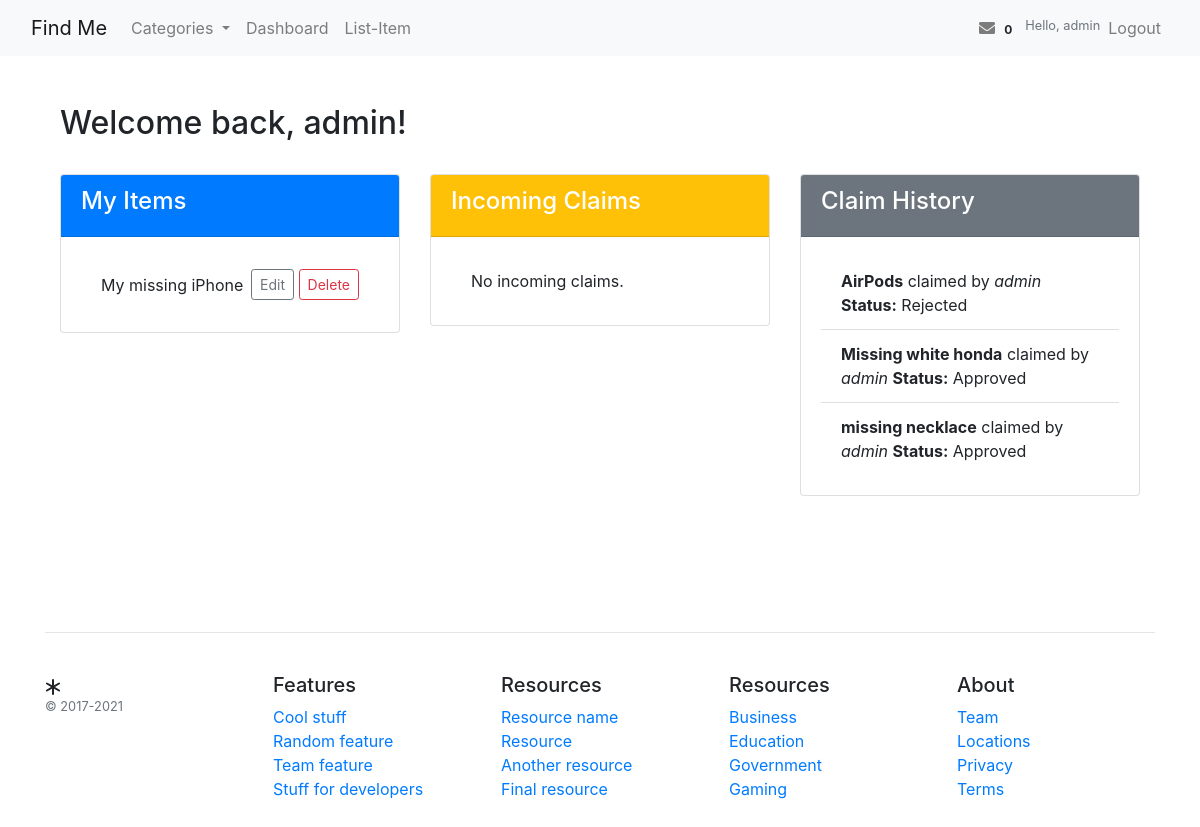
Page /accounts/dashboard/ (signed in) on the committed database.
### items/models.py (models this page shows, shortened)
class Item(models.Model):
    STATUS_CHOICES = (
        ('lost', 'Lost'),
        ('found', 'Found'),
    )
    title = models.CharField(max_length=200)
    description = models.TextField()
    category = models.ForeignKey(Category, on_delete=models.CASCADE, related_name='items')
    status = models.CharField(max_length=5, choices=STATUS_CHOICES, default='lost')
    owner = models.ForeignKey(settings.AUTH_USER_MODEL, on_delete=models.CASCADE, related_name='items')
    date_posted = models.DateTimeField(default=timezone.now)
    image = models.ImageField(upload_to='item_images/', blank=True)
    location = models.CharField(max_length=255, blank=True)

### claims/models.py (models this page shows, shortened)
class Claim(models.Model):
    item = models.ForeignKey(Item, on_delete=models.CASCADE, related_name='claims')
    claimant = models.ForeignKey(settings.AUTH_USER_MODEL, on_delete=models.CASCADE)
    description = models.TextField()
    lost_location = models.CharField(max_length=255)
    last_seen = models.DateTimeField(default=datetime.datetime.now)
    created_at = models.DateTimeField(default=timezone.now)
    status = models.CharField(max_length=10, choices=(('pending', 'Pending'), ('approved', 'Approved'), ('rejected', 'Rejected')), default='pending')
    class Meta:
        unique_together = ('item', 'claimant')

### accounts/views.py (the view)
# urls.py: path('dashboard/', views.dashboard, name='dashboard'),
@login_required
def dashboard(request):
    user = request.user
    incoming_claims = Claim.objects.filter(item__owner=user, status='pending').select_related('item', 'claimant')
    outgoing_claims = Claim.objects.filter(claimant=user).exclude(item__owner=user).select_related('item', 'item__owner')
    claim_history = Claim.objects.filter(claimant=user, status__in=['approved', 'rejected']).select_related('item', 'item__owner')
    context = {
        'user_items': Item.objects.filter(owner=user),
        'incoming_claims': incoming_claims,
        'outgoing_claims': outgoing_claims,
        'claim_history': claim_history,
    }
    return render(request, 'accounts/dashboard.html', context)

### messaging/context_processors.py (called while the page is built)
def message_count(request):
    if request.user.is_authenticated:
        unread_count = Message.objects.filter(conversation__participants=request.user, is_read=False).exclude(sender=request.user).count()
        return {'messages_count': unread_count}
    return {'messages_count': 0}

### templates/accounts/dashboard.html (shortened to what this page needs)
{% extends '../base.html' %}
{% block content %}
<div class="container-fluid py-5">
    <div class="d-flex justify-content-between align-items-center mb-4">
        <h2>Welcome back, {{ user.get_full_name|default:user.username }}!</h2>
    </div>
    <div class="row">
        <div class="col-md-4 mb-4">
            <div class="card">
                <div class="card-header bg-primary text-white">
                    <h4>My Items</h4>
                </div>
                <div class="card-body">
                    <ul class="list-group list-group-flush">
                        {% for item in user_items %}
                        <li class="list-group-item d-flex justify-content-between align-items-center">
                            {{ item.title }}
                            <span>
                                <a href="{% url 'edit_item' item.id %}" class="btn btn-outline-secondary btn-sm">Edit</a>
                                <a href="{% url 'item-delete' item.id %}" class="btn btn-outline-danger btn-sm">Delete</a>
                            </span>
                        </li>
                        {% empty %}
                        <li class="list-group-item">You have not listed any items yet.</li>
                        {% endfor %}
                    </ul>
                </div>
            </div>
        </div>
  <div class="col-md-4 mb-4">
            <div class="card">
                <div class="card-header bg-warning text-white">
                    <h4>Incoming Claims</h4>
                </div>
                <div class="card-body">
                    <ul class="list-group list-group-flush">
                        {% for claim in incoming_claims %}
                        <li class="list-group-item">
                            <strong>{{ claim.item.title }}</strong> by <em>{{ claim.claimant.username }}</em>
                            <div class="mt-2 d-flex justify-content-between align-items-center">
                                <div>
                                    <form method="post" action="{% url 'approve_claim' claim.id %}" class="d-inline">
                                        {% csrf_token %}
                                        <button type="submit" class="btn btn-success btn-sm">Approve</button>
                                    </form>
                                    <form method="post" action="{% url 'reject_claim' claim.id %}" class="d-inline">
                                        {% csrf_token %}
                                        <button type="submit" class="btn btn-danger btn-sm">Reject</button>
                                    </form>
                                </div>
                                <a href="{% url 'message_user' claim.claimant.id %}" class="btn btn-info btn-sm">
                                    <i class="fas fa-envelope"></i> Message
                                </a>
                            </div>
                        </li>
                        {% empty %}
                        <li class="list-group-item">No incoming claims.</li>
                        {% endfor %}
                    </ul>
                </div>
            </div>
        </div>
        <div class="col-md-4 mb-4">
            <div class="card">
                <div class="card-header bg-secondary text-white">
                    <h4>Claim History</h4>
                </div>
                <div class="card-body">
                    <ul class="list-group list-group-flush">
                        {% for history in claim_history %}
                        <li class="list-group-item">
                            <strong>{{ history.item.title }}</strong> claimed by <em>{{ history.claimant.username }}</em>
                            <strong>Status:</strong> {{ history.status|title }}
                        </li>
                        {% empty %}
                        <li class="list-group-item">No claim history found.</li>
                        {% endfor %}
                    </ul>
                </div>
            </div>
        </div>
    </div>
</div>
{% endblock %}

### templates/base.html (shortened to what this page needs)
<!DOCTYPE html>
<html lang="en">
<head>
    <link rel="stylesheet" href="https://stackpath.bootstrapcdn.com/bootstrap/4.5.2/css/bootstrap.min.css">
    <link href="https://cdnjs.cloudflare.com/ajax/libs/font-awesome/5.15.3/css/all.min.css" rel="stylesheet">
</head>
<body>
<nav class="navbar navbar-expand-lg navbar-light bg-light">
  <div class="container-fluid">
    <a class="navbar-brand" href="{% url 'home' %}">Find Me</a>
    <div class="collapse navbar-collapse" id="navbarNav">
      <ul class="navbar-nav me-auto mb-2 mb-lg-0">
        <li class="nav-item dropdown">
          <a class="nav-link dropdown-toggle" href="#" id="navbarDropdown" role="button" data-bs-toggle="dropdown" aria-expanded="false">
            Categories
          </a>
        </li>
        {% if user.is_authenticated %}
        <li class="nav-item">
          <a class="nav-link" href="{% url 'dashboard' %}">Dashboard</a>
        </li>
        <li class="nav-item">
          <a class="nav-link" href="{% url 'item-create' %}">List-Item</a>
        </li>
        {% endif %}
      </ul>
      <ul class="navbar-nav ml-auto">
        {% if user.is_authenticated %}
        <li class="nav-item">
          <a class="nav-link" href="{% url 'conversation_list' %}">
            <i class="fas fa-envelope"></i>
            {% if messages_count %}
            <span class="badge badge-danger">{{ messages_count }}</span>
            {% else %}
            <span class="badge badge-light">0</span>
            {% endif %}
          </a>
        </li>
        <li class="nav-item">
          <span class="navbar-text small text-muted">
            Hello, {{ user.username }}
          </span>
        </li>
        <li class="nav-item">
          <a class="nav-link" href="{% url 'logout' %}">Logout</a>
        </li>
        {% else %}
        <li class="nav-item">
          <a class="nav-link" href="{% url 'login' %}">Login</a>
        </li>
        {% endif %}
      </ul>
    </div>
  </div>
</nav>
<div class="container">
    {% block content %}
    {% endblock %}
</div>
<footer class="container py-5 footer">
    <hr>
    <div class="row pt-4">
      <div class="col-12 col-md">
        <small class="d-block mb-3 text-muted">&copy; 2017-2021</small>
      </div>
      <div class="col-6 col-md fs15">
        <h5>Features</h5>
        <ul class="list-unstyled">
          <li><a class="link-secondary text-decoration-none" href="#">Cool stuff</a></li>
          <li><a class="link-secondary text-decoration-none" href="#">Random feature</a></li>
          <li><a class="link-secondary text-decoration-none" href="#">Team feature</a></li>
          <li><a class="link-secondary text-decoration-none" href="#">Stuff for developers</a></li>
        </ul>
      </div>
      <div class="col-6 col-md fs15">
        <h5>Resources</h5>
        <ul class="list-unstyled">
          <li><a class="link-secondary text-decoration-none" href="#">Resource name</a></li>
          <li><a class="link-secondary text-decoration-none" href="#">Resource</a></li>
          <li><a class="link-secondary text-decoration-none" href="#">Another resource</a></li>
          <li><a class="link-secondary text-decoration-none" href="#">Final resource</a></li>
        </ul>
      </div>
      <div class="col-6 col-md fs15">
        <h5>Resources</h5>
        <ul class="list-unstyled">
          <li><a class="link-secondary text-decoration-none" href="#">Business</a></li>
          <li><a class="link-secondary text-decoration-none" href="#">Education</a></li>
          <li><a class="link-secondary text-decoration-none" href="#">Government</a></li>
          <li><a class="link-secondary text-decoration-none" href="#">Gaming</a></li>
        </ul>
      </div>
      <div class="col-6 col-md">
        <h5>About</h5>
        <ul class="list-unstyled">
          <li><a class="link-secondary text-decoration-none" href="#">Team</a></li>
          <li><a class="link-secondary text-decoration-none" href="#">Locations</a></li>
          <li><a class="link-secondary text-decoration-none" href="#">Privacy</a></li>
          <li><a class="link-secondary text-decoration-none" href="#">Terms</a></li>
        </ul>
      </div>
    </div>
  </footer>
</body>
</html>

### rows in the picture
Item: title "My missing iPhone"
Claim: item "AirPods", claimant.username "admin", status "Rejected"
Claim: item "Missing white honda", claimant.username "admin", status "Approved"
Claim: item "missing necklace", claimant.username "admin", status "Approved"

### other values in the picture
{{ user.username }} "admin"
{{ user.get_full_name|default:user.username }} "admin"
